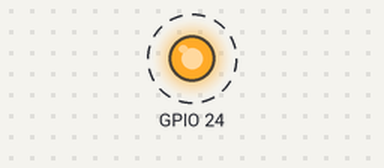
Recording of a program running on a simulated Raspberry Pi (BCM pin numbers). Parts: output pins drawn as LEDs (lit = HIGH). Dashed ring = blinking. At 10.0 s the program stops and its outputs stay as they are.

Above: at 0.5 s.
Timing chart, 0 to 4.6 s (numbered marks = the images above):
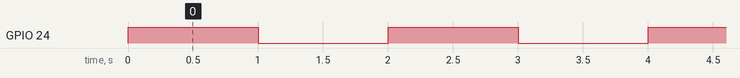

The program:

parpadea.py
```python
#!usr/bin/env/ python
## enciende.py
#Importamos la libreria y le cambiamos el nombre a GPIO
import RPi.GPIO as GPIO

#Necesario para los delays
import time

#Establecemos el sistema de numeracion que queremos,
#eb este caso el sistema BCM
GPIO.setmode(GPIO.BCM)
#Configuramos el pin GPIO 24 como una salida
GPIO.setup(24, GPIO.OUT)

#Encendemos y apagamos el led 5 veces
for i in range(0,5):

	GPIO.output(24, GPIO.HIGH)
	time.sleep(1)
	GPIO.output(24, GPIO.LOW)
	time.sleep(1)
#Y liberamos los GPIO
GPIO.cleanup()
```

Measured:
- by itself, GPIO 24: alternates HIGH for 1.0 s and LOW for 1.0 s, 10 changes in all, then stays LOW
